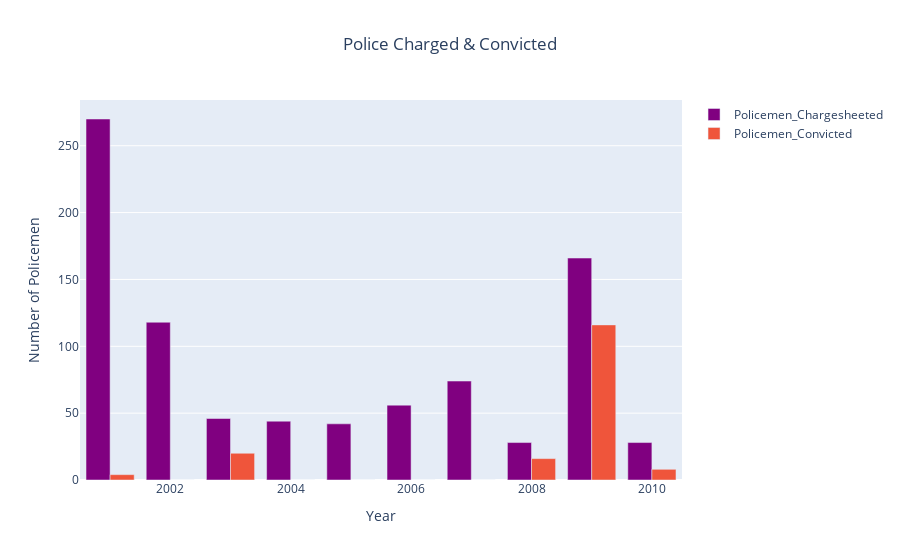

Notebook cell for this chart:
### Markdown cell above
### Policemen Chargesheeted vs Policemen Convicted

### Code cell
police_charges= rights_voilation.groupby(['Year'])['Policemen_Chargesheeted','Policemen_Convicted'].sum().reset_index()
year=['2001','2002','2003','2004','2005','2006','2007','2008','2009','2010']
fig = go.Figure(data=[
        go.Bar(name='Policemen_Chargesheeted',x=year,y= police_charges['Policemen_Chargesheeted'],marker_color='purple'),go.Bar               (name='Policemen_Convicted',x = year,y = police_charges['Policemen_Convicted'])
        ])
fig.update_layout(barmode='group',title='Police Charged & Convicted',title_x=0.5,xaxis_title='Year',yaxis_title='Number of Policemen')
fig.show()

### Figure 1 — Plotly figure (JSON) as saved in the notebook; plotly's stock layout.template omitted (floating-point values rounded to 4 significant figures)
{"data": [{"marker": {"color": "purple"}, "name": "Policemen_Chargesheeted", "type": "bar", "x": ["2001", "2002", "2003", "2004", "2005", "2006", "2007", "2008", "2009", "2010"], "y": [270, 118, 46, 44, 42, 56, 74, 28, 166, 28]}, {"name": "Policemen_Convicted", "type": "bar", "x": ["2001", "2002", "2003", "2004", "2005", "2006", "2007", "2008", "2009", "2010"], "y": [4, 0, 20, 0, 0, 0, 0, 16, 116, 8]}], "layout": {"barmode": "group", "title": {"text": "Police Charged & Convicted", "x": 0.5}, "xaxis": {"title": {"text": "Year"}}, "yaxis": {"title": {"text": "Number of Policemen"}}}}
